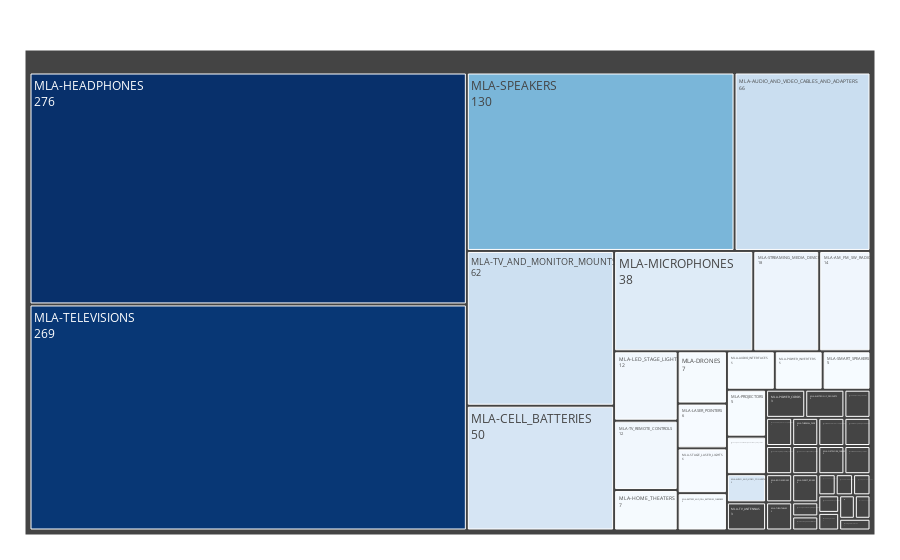

The notebook cell this image was saved under:
### Markdown cell above
#### 4. Analisis de resultados

### Code cell
#Conteo de categorías
import plotly.graph_objects as go
conteo_categorias=df_items['domain_id'].value_counts().reset_index()
conteo_categorias.columns = ['categoria', 'conteo']
#Umbral para 'otros'
umbral =3
categorias_principales = conteo_categorias[conteo_categorias['conteo'] > umbral]
otros = conteo_categorias[conteo_categorias['conteo'] <= umbral].sum(numeric_only=True)
otros['categoria'] = 'Otros'
# Combinar nuevamente
conteo_final = pd.concat([categorias_principales, pd.DataFrame([otros])], ignore_index=True)

# Crear un treemap
fig = go.Figure(go.Treemap(
    labels = conteo_categorias['categoria'],
    parents=[""]*len(conteo_categorias),
    values = conteo_categorias['conteo'],
    textinfo = "label+value",
    marker=dict(colors=conteo_final['conteo'], colorscale='Blues'), # Personalizar rampa de colores
))

fig.update_layout(margin = dict(t=50, l=25, r=25, b=25))
# Guardar la figura
fig.write_image("figures/treemap_categorias2.png")
fig.show()

### Figure 1 — Plotly figure (JSON) as saved in the notebook; plotly's stock layout.template omitted (floating-point values rounded to 4 significant figures)
{"data": [{"labels": ["MLA-HEADPHONES", "MLA-TELEVISIONS", "MLA-SPEAKERS", "MLA-AUDIO_AND_VIDEO_CABLES_AND_ADAPTERS", "MLA-TV_AND_MONITOR_MOUNTS", "MLA-CELL_BATTERIES", "MLA-MICROPHONES", "MLA-STREAMING_MEDIA_DEVICES", "MLA-AM_FM_SW_RADIOS", "MLA-LED_STAGE_LIGHTS", "MLA-TV_REMOTE_CONTROLS", "MLA-HOME_THEATERS", "MLA-DRONES", "MLA-LASER_POINTERS", "MLA-STAGE_LASER_LIGHTS", "MLA-BATTERY_AND_CELL_BATTERIES_CHARGERS", "MLA-AUDIO_INTERFACES", "MLA-POWER_INVERTERS", "MLA-SMART_SPEAKERS", "MLA-PROJECTORS", "MLA-TV_REPLACEMENT_BACKLIGHT_LED_STRIPS", "MLA-AUDIO_AND_VIDEO_CONVERTERS", "MLA-TV_ANTENNAS", "MLA-POWER_CORDS", "MLA-ELECTRONIC_PRODUCTS", "MLA-PROJECTOR_SCREENS", "MLA-SOUND_CONSOLES_AND_MIXERS", "MLA-THERMAL_PADS", "MLA-MICROCONTROLLER_BOARDS", "MLA-DIGITAL_VOICE_RECORDERS", "MLA-TABLE_AND_ALARM_CLOCKS", "MLA-BOOMBOXES", "MLA-TURNTABLES", "MLA-EFFECTS_MACHINE_FLUIDS", "MLA-NETWORK_CABLES", "MLA-MICROPHONE_STANDS", "MLA-DIRECT_BOXES", "MLA-TV_RECEIVERS_AND_DECODERS", "MLA-DEVICE_PROGRAMMERS", "MLA-PROJECTOR_MOUNTS", "MLA-PROTOBOARDS", "MLA-DJ_CONTROLLERS", "MLA-SPEAKERS_STANDS", "MLA-POP_FILTERS", "MLA-MINI_COMPONENT_SYSTEMS", "MLA-MIRROR_BALLS", "MLA-DJ_TURNTABLES"], "marker": {"colors": [276, 269, 130, 66, 62, 50, 38, 18, 14, 12, 12, 7, 7, 6, 6, 5, 5, 5, 5, 5, 4, 46], "colorscale": [[0, "rgb(247,251,255)"], [0.125, "rgb(222,235,247)"], [0.25, "rgb(198,219,239)"], [0.375, "rgb(158,202,225)"], [0.5, "rgb(107,174,214)"], [0.625, "rgb(66,146,198)"], [0.75, "rgb(33,113,181)"], [0.875, "rgb(8,81,156)"], [1, "rgb(8,48,107)"]]}, "parents": ["", "", "", "", "", "", "", "", "", "", "", "", "", "", "", "", "", "", "", "", "", "", "", "", "", "", "", "", "", "", "", "", "", "", "", "", "", "", "", "", "", "", "", "", "", "", ""], "textinfo": "label+value", "type": "treemap", "values": [276, 269, 130, 66, 62, 50, 38, 18, 14, 12, 12, 7, 7, 6, 6, 5, 5, 5, 5, 5, 4, 3, 3, 3, 3, 2, 2, 2, 2, 2, 2, 2, 2, 2, 2, 2, 2, 1, 1, 1, 1, 1, 1, 1, 1, 1, 1]}], "layout": {"margin": {"b": 25, "l": 25, "r": 25, "t": 50}}}
